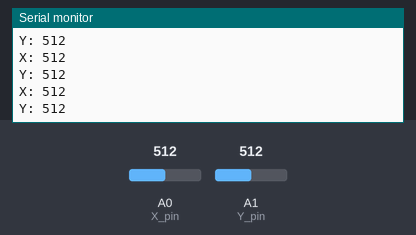
This sketch was run on a simulated Arduino Uno, built with avr-gcc and run on an emulated ATmega328P. On the bench: the last lines printed to the serial monitor. The inputs (shaded band) are chosen by the test bench; at power-on: A0 (X_pin) = 512, A1 (Y_pin) = 512.

Above: at 1.3 s.
1.4 s: A0 (X_pin) set to 716
At 1.81 s:
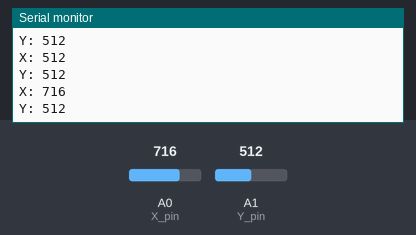
2.9 s: A1 (Y_pin) set to 716
At 3.31 s:
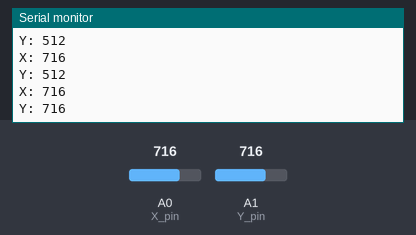
4.4 s: A0 (X_pin) set to 900
At 4.81 s:
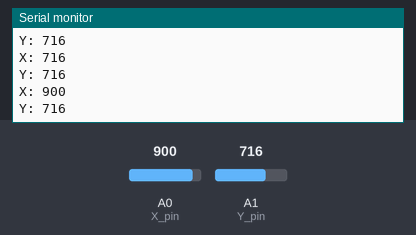
5.9 s: A1 (Y_pin) set to 900
At 6.32 s:
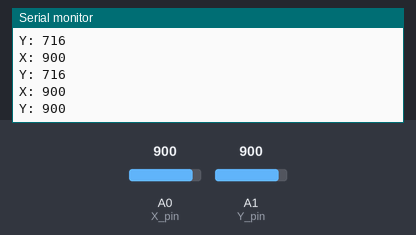
Timing chart, 0 to 8.4 s (numbered marks = the images above; inputs shaded):
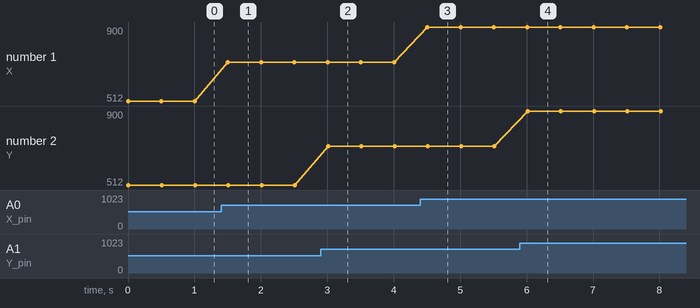

Measured:
- after the input at 1.4 s, the serial monitor: prints a new line after 0.10 s (image 1)
- after the input at 2.9 s, the serial monitor: prints a new line after 0.11 s (image 2)
- after the input at 4.4 s, the serial monitor: prints a new line after 0.11 s (image 3)
- after the input at 5.9 s, the serial monitor: prints a new line after 0.11 s (image 4)
- plotted number 1: 512 → 716 after the input at 1.4 s, 716 → 900 after the input at 4.4 s

The sketch:

joystick.ino
```cpp
const int SW_pin = 2;
const int X_pin = 0;
const int Y_pin = 1;

void setup(){
  pinMode(SW_pin, INPUT);
  digitalWrite(SW_pin, HIGH);
  Serial.begin(9600);
}

void loop (){
  Serial.print("X: ");
  Serial.print(analogRead(X_pin)); // 0 to 1023
  Serial.print("\n");
  Serial.print("Y: ");
  Serial.print(analogRead(Y_pin)); // 0 to 1023
  Serial.print("\n\n");
  delay(500);
}
```
